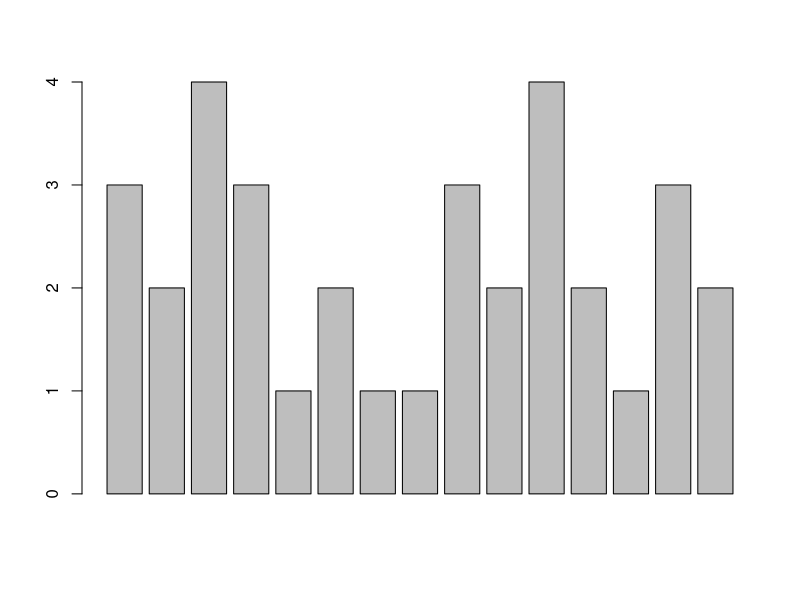
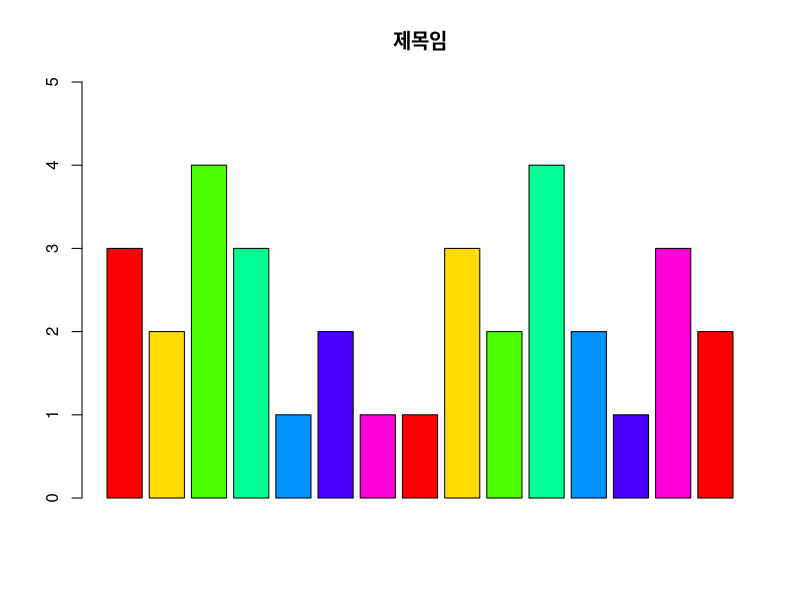
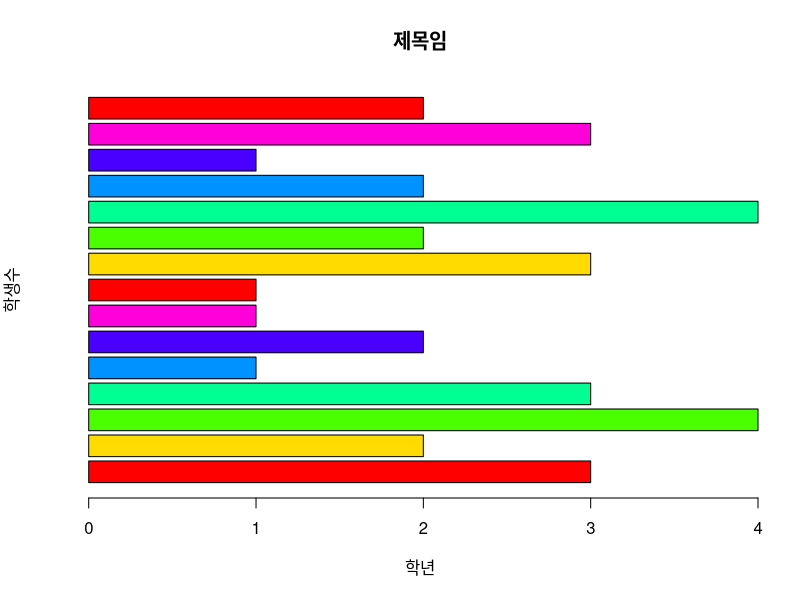
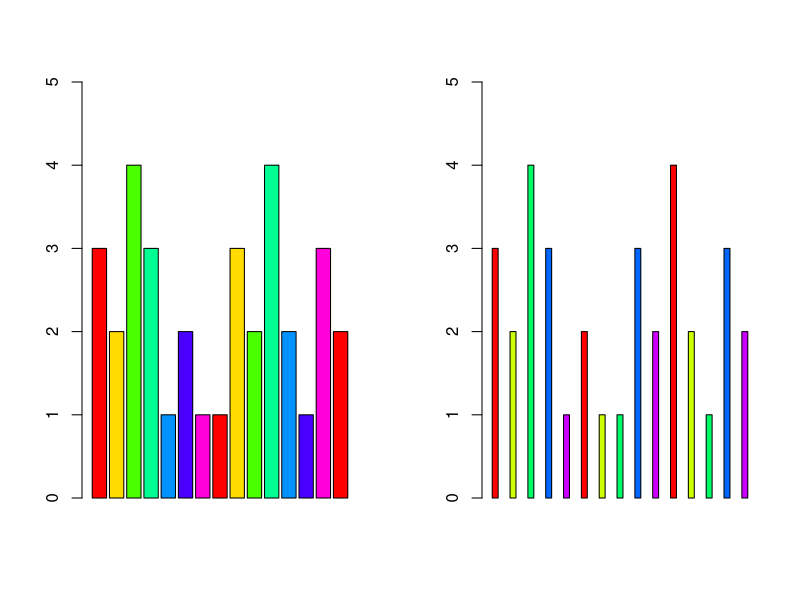
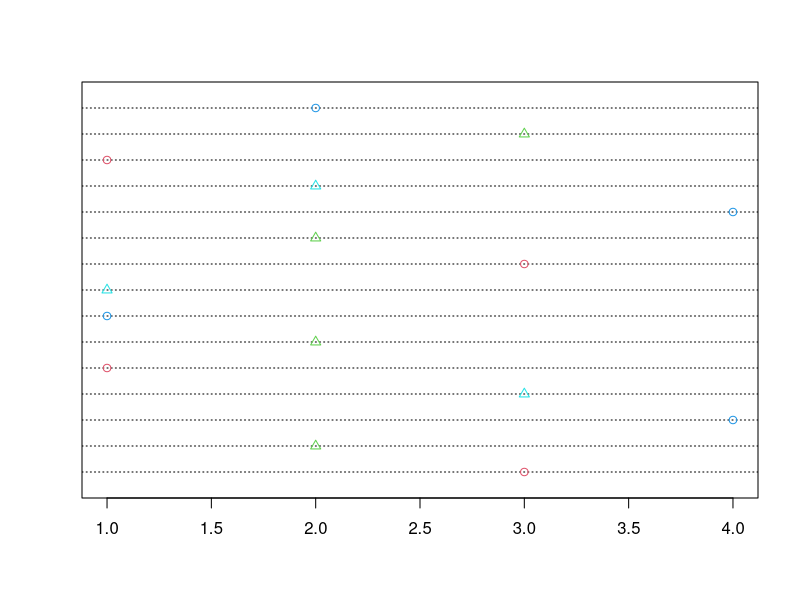
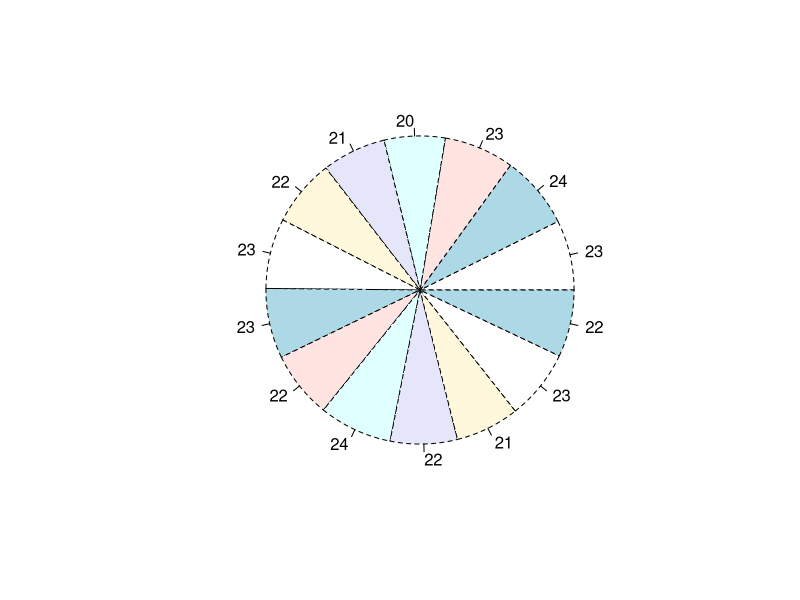
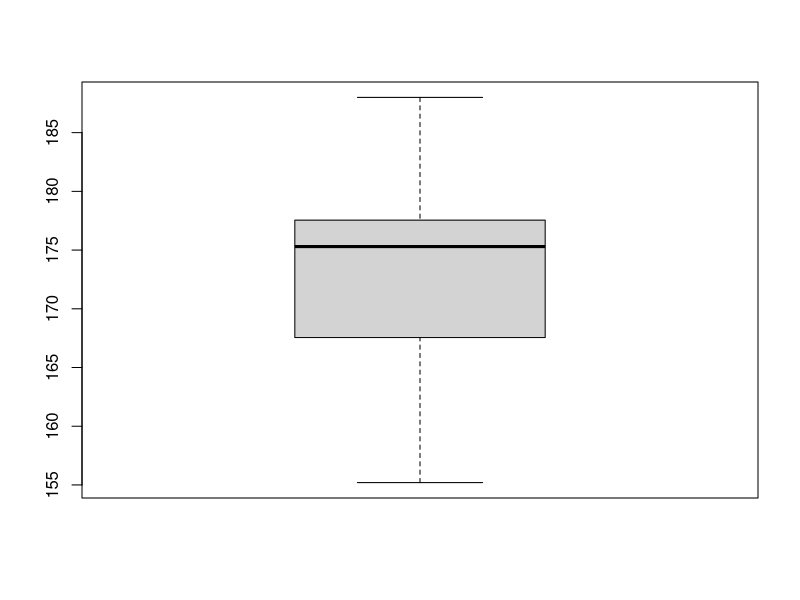
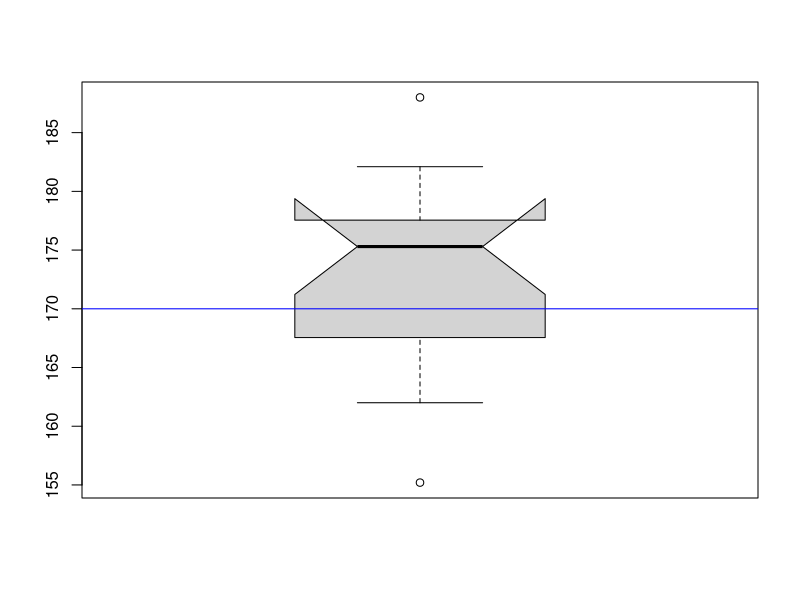

Source code (R) for these figures, in order:
# 시각화(그래프 출력)
# 이산변수 : 막대, 점, 원형 그래프 등이 적당하다.
# 연속변수 : 상자박스, 히스토그램, 산점도 등이 적당하다.

stu <- read.csv("testdata/ex_studentlist.csv")
head(stu, n=2)
names(stu)

# 세로 막대
barplot(stu$grade) # 1 ~ 4학년
barplot(stu$grade, ylim = c(0, 5), col = rainbow(7), main ='제목임')

# 가로 막대
barplot(stu$grade, col = rainbow(7), main ='제목임', horiz = T,
        xlab = '학년', ylab='학생수')

par(mfrow=c(1,2)) #1행 2열로 주기 한화면에 plot(그림영역) 여러개 표시시
barplot(stu$grade, ylim = c(0, 5), col = rainbow(7))
barplot(stu[,4], ylim = c(0, 5), col = rainbow(5), space=2)

par(mfrow=c(1,1))

#점 차트
dotchart(stu$grade, color = 2:5, lcolor = 'black', pch = 1:2,) # cex=1.5

# 파이 차트
df <- na.omit(stu) # NA값들이 빠짐 
pie(df$age, labels =df$age, lty=2)



# 연속변수
# 박스플롯
mean(stu$height) # 키의 평균
median(stu$height) #중앙값
quantile(stu$height)

boxplot(stu$height)
boxplot(stu$height, range = 1, notch =  T)
abline(h = 170, col='blue') #선 긋기

# 히스토그램
hist(stu$height)
hist(stu$height, breaks = 5)
hist(stu$height, xlab = '키', col = 'yellow')

# 산점도 (산포도)
plot(stu$height)

head(iris, 2)
plot(iris$Sepal.Length)
pairs(iris[,1:4]) # 산점도 행렬 그래프. 변수간의 상관 그래프
pairs(iris[iris$Species == 'setosa',1:4])

install.packages("scatterplot3d")

library("scatterplot3d") 



# 붓꽃의 종류별 분류로 3차원 그래프 그리기

levels(iris$Species) 

iris

ir.setosa = iris[iris$Species=='setosa', ]

ir.virginica = iris[iris$Species=='virginica', ]

ir.versicolor = iris[iris$Species=='versicolor', ]



# 형식 : scatterplot3d( 밑변，우변칼럼명，좌변칼럼명，type) 

# 틀 생성

irdata <- scatterplot3d(iris$Petal.Length, iris$Sepal.Length, iris$Sepal.Width, type = 'n')



# 산점도 시각화

irdata$points3d(ir.setosa$Petal.Length, ir.setosa$Sepal.Length, 
                
                ir.setosa$Sepal.Width, bg='red', pch=21)

irdata$points3d(ir.virginica$Petal.Length, ir.virginica$Sepal.Length, 
                
                ir.virginica$Sepal.Width, bg='blue', pch=23)

irdata$points3d(ir.versicolor$Petal.Length, ir.versicolor$Sepal.Length, 
                
                ir.versicolor$Sepal.Width, bg='yellow', pch=25)
